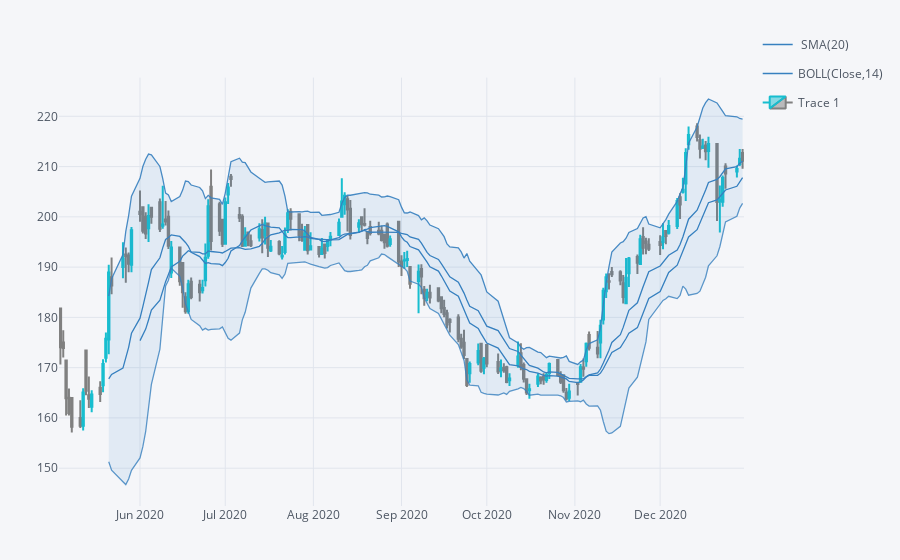

Notebook code for this chart:
### Code cell
quant_figure.iplot(kind="candle")

### Figure 1 — Plotly figure (JSON) as saved in the notebook; plotly's stock layout.template omitted (floating-point values rounded to 4 significant figures; data arrays with more than 128 entries replaced by an {"elided": "..."} marker saying what was removed)
{"data": [{"line": {"color": "rgba(55, 128, 191, 1.0)", "dash": "solid", "shape": "linear", "width": 1.3}, "mode": "lines", "name": " SMA(20)", "text": "", "type": "scatter", "x": {"elided": "169 str values"}, "y": {"elided": "169 mixed values"}, "yaxis": "y2"}, {"legendgroup": "BOLL(Close,14)", "line": {"color": "rgba(55, 128, 191, 1.0)", "dash": "solid", "shape": "linear", "width": 1.3}, "mode": "lines", "name": "BOLL(Close,14)", "showlegend": true, "text": "", "type": "scatter", "x": {"elided": "169 str values"}, "y": {"elided": "169 mixed values"}, "yaxis": "y2"}, {"legendgroup": "BOLL(Close,14)", "line": {"color": "rgba(55, 128, 191, 0.8999999999999999)", "dash": "solid", "shape": "linear", "width": 1.3}, "mode": "lines", "name": "UPPER(Close,14)", "showlegend": false, "text": "", "type": "scatter", "x": {"elided": "169 str values"}, "y": {"elided": "169 mixed values"}, "yaxis": "y2"}, {"fill": "tonexty", "fillcolor": "rgba(55, 128, 191, 0.1)", "legendgroup": "BOLL(Close,14)", "line": {"color": "rgba(55, 128, 191, 0.7999999999999998)", "dash": "solid", "shape": "linear", "width": 1.3}, "mode": "lines", "name": "LOWER(Close,14)", "showlegend": false, "text": "", "type": "scatter", "x": {"elided": "169 str values"}, "y": {"elided": "169 mixed values"}, "yaxis": "y2"}, {"close": {"elided": "169 float values"}, "decreasing": {"line": {"color": "#808080"}}, "high": {"elided": "169 float values"}, "increasing": {"line": {"color": "#17BECF"}}, "low": {"elided": "169 float values"}, "name": "Trace 1", "open": {"elided": "169 float values"}, "showlegend": true, "type": "candlestick", "x": {"elided": "169 str values"}, "yaxis": "y2"}], "layout": {"autosize": true, "legend": {"bgcolor": "#F5F6F9", "font": {"color": "#4D5663"}}, "margin": {"b": 30, "l": 30, "r": 30, "t": 30}, "paper_bgcolor": "#F5F6F9", "plot_bgcolor": "#F5F6F9", "showlegend": true, "title": {"font": {"color": "#4D5663"}}, "xaxis": {"anchor": "y2", "autorange": true, "gridcolor": "#E1E5ED", "range": ["2020-05-03 12:00", "2020-12-30 12:00"], "rangeselector": {"bgcolor": "rgba(150, 200, 250, 1)", "buttons": [{"count": 1, "label": "1m", "step": "month", "stepmode": "backward"}, {"count": 1, "label": "1y", "step": "year", "stepmode": "backward"}], "font": {"size": 13}, "visible": false, "x": 0, "y": 0.9}, "rangeslider": {"visible": false, "yaxis2": {}}, "showgrid": true, "tickfont": {"color": "#4D5663"}, "title": {"font": {"color": "#4D5663"}, "text": ""}, "type": "date", "zerolinecolor": "#E1E5ED"}, "yaxis": {"gridcolor": "#E1E5ED", "showgrid": true, "showticklabels": false, "tickfont": {"color": "#4D5663"}, "title": {"font": {"color": "#4D5663"}, "text": ""}, "zerolinecolor": "#E1E5ED"}, "yaxis2": {"autorange": true, "domain": [0, 0.9], "gridcolor": "#E1E5ED", "range": [142.5, 227.7], "showgrid": true, "tickfont": {"color": "#4D5663"}, "title": {"font": {"color": "#4D5663"}, "text": ""}, "type": "linear", "zerolinecolor": "#E1E5ED"}}}
